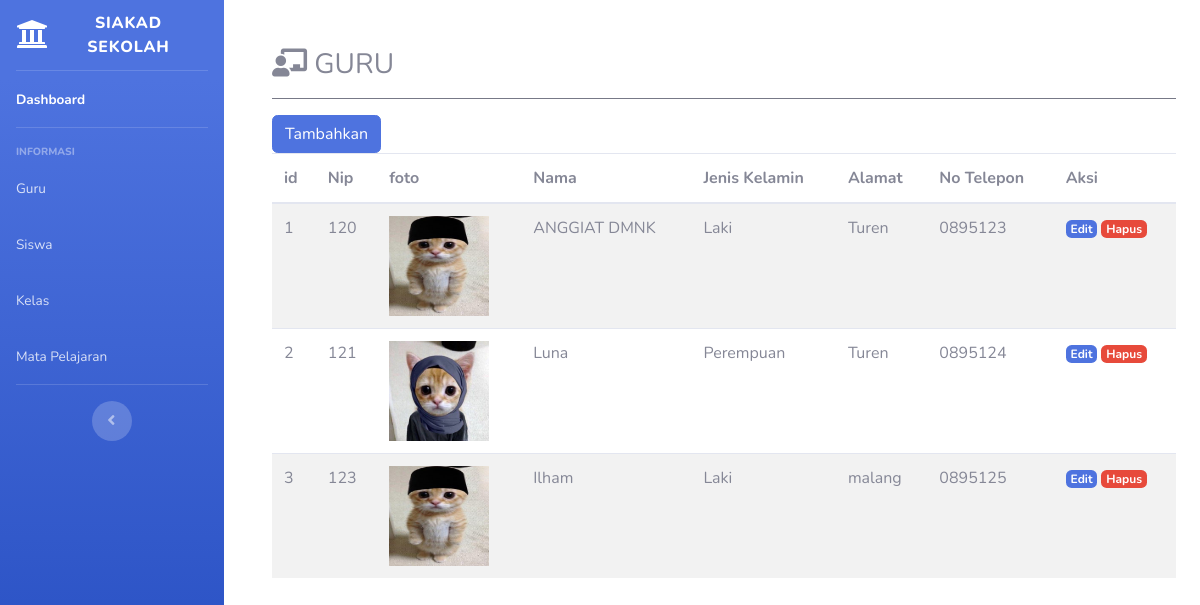
/index.php/teacher, run on the app's committed database.
### tables this page shows
CREATE TABLE `tb_guru` (
  `id_guru` int(11) NOT NULL,
  `nip` varchar(22) DEFAULT NULL,
  `foto` varchar(255) DEFAULT NULL,
  `nama` varchar(100) DEFAULT NULL,
  `jenis_kelamin` enum('Laki','Perempuan') DEFAULT NULL,
  `alamat` varchar(255) DEFAULT NULL,
  `no_hp` varchar(15) DEFAULT NULL
);

### application/controllers/Teacher.php (called while the page is built, shortened)
<?php
class Teacher extends CI_Controller
{
	public function __construct()
	{
		$this->load->model('Model_teacher');
	}
	public function index()
	{
		$this->load->model('Model_teacher');
		$data['tb_teacher'] = $this->Model_teacher->get_teacher();
		$this->load->view('templates_menu/header');
		$this->load->view('templates_menu/sidebar');
		$this->load->view('menu/teacher', $data);
		$this->load->view('templates_menu/footer');
	}
}

### index.php (called while the page is built, shortened)
<?php
require_once BASEPATH.'core/CodeIgniter.php';

### application/models/Model_teacher.php (called while the page is built, shortened)
<?php
class Model_teacher extends CI_Model
{
    public function get_teacher()
    {
        $this->db->select('*');
        $this->db->from('tb_guru');
        $query = $this->db->get();
        return $query->result_array();
    }
}

### application/views/menu/teacher.php (the view, shortened to what this page needs)
<div class="col-sm-10 col-md-10 col-lg-10 p-5 pt-2">
  <h3><i class="fas fa-chalkboard-teacher"></i> GURU </h3>
  <hr class="bg-secondary">
  <table class="table table-striped">
    <a href="<?php echo base_url('teacher/add') ?>" class="btn btn-primary">Tambahkan</a>
    <thead>
      <tr>
        <th scope="col">id</th>
        <th scope="col">Nip</th>
        <th scope="col">foto</th>
        <th scope="col">Nama</th>
        <th scope="col">Jenis Kelamin</th>
        <th scope="col">Alamat</th>
        <th scope="col">No Telepon</th>
        <th scope="col">Aksi</th>
      </tr>
    </thead>
    <tbody>
      <?php $no = 1;
      foreach ($tb_teacher as $tcr) : ?>
        <tr>
          <td><?= $no++; ?></td>
          <td><?= $tcr['nip']; ?></td>
          <td>
            <img src="<?php echo base_url() . '/foto/' . $tcr['foto']; ?>" width="100" height="100">
          </td>
          <td><?= $tcr['nama']; ?></td>
          <td><?= $tcr['jenis_kelamin']; ?></td>
          <td><?= $tcr['alamat']; ?></td>
          <td><?= $tcr['no_hp']; ?></td>
          <td>
            <a href="<?php echo base_url('teacher/edit/') ?><?= $tcr['id_guru']; ?>" class="badge badge-primary">Edit</a>
            <a href="<?= base_url('teacher/delete_teacher/') ?><?= $tcr['id_guru']; ?>" onclick="return confirm('Hapus data?')" class="badge badge-danger">Hapus</a>
          </td>
        </tr>
      <?php endforeach ?>
    </tbody>
  </table>
</div>

### data on the page
tb_guru: nip "120", foto (picture), nama "ANGGIAT DMNK", jenis_kelamin "Laki", alamat "Turen", no_hp "0895123"
tb_guru: nip "121", foto (picture), nama "Luna", jenis_kelamin "Perempuan", alamat "Turen", no_hp "0895124"
tb_guru: nip "123", foto (picture), nama "Ilham", jenis_kelamin "Laki", alamat "malang", no_hp "0895125"
